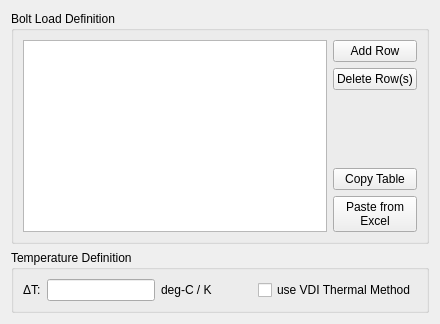
      <widget class="QWidget" name="tabLoads">
       <attribute name="title">
        <string>Loads</string>
       </attribute>
       <layout class="QVBoxLayout" name="verticalLayout_5">
        <item>
         <widget class="QGroupBox" name="groupBox_5">
          <property name="title">
           <string>Bolt Load Definition</string>
          </property>
          <layout class="QGridLayout" name="gridLayout_8">
           <item row="0" column="0">
            <widget class="QTableWidget" name="loadsTable">
             <property name="contextMenuPolicy">
              <enum>Qt::CustomContextMenu</enum>
             </property>
            </widget>
           </item>
           <item row="0" column="1">
            <layout class="QVBoxLayout" name="verticalLayout_9">
             <item>
              <widget class="QPushButton" name="addRowButton">
               <property name="text">
                <string>Add Row</string>
               </property>
              </widget>
             </item>
             <item>
              <widget class="QPushButton" name="deleteRowButton">
               <property name="text">
                <string>Delete Row(s)</string>
               </property>
              </widget>
             </item>
             <item>
              <spacer name="verticalSpacer_7">
               <property name="orientation">
                <enum>Qt::Vertical</enum>
               </property>
               <property name="sizeHint" stdset="0">
                <size>
                 <width>20</width>
                 <height>40</height>
                </size>
               </property>
              </spacer>
             </item>
             <item>
              <widget class="QPushButton" name="copyLoadsTable">
               <property name="text">
                <string>Copy Table</string>
               </property>
              </widget>
             </item>
             <item>
              <widget class="QPushButton" name="pasteLoadsExcel">
               <property name="text">
                <string>Paste from
Excel</string>
               </property>
              </widget>
             </item>
            </layout>
           </item>
          </layout>
         </widget>
        </item>
        <item>
         <widget class="QGroupBox" name="groupBox_6">
          <property name="sizePolicy">
           <sizepolicy hsizetype="Preferred" vsizetype="Maximum">
            <horstretch>0</horstretch>
            <verstretch>0</verstretch>
           </sizepolicy>
          </property>
          <property name="title">
           <string>Temperature Definition</string>
          </property>
          <layout class="QGridLayout" name="gridLayout_3">
           <item row="0" column="0">
            <widget class="QLabel" name="label_33">
             <property name="text">
              <string>&lt;p&gt;&amp;Delta;T:&lt;/p&gt;</string>
             </property>
            </widget>
           </item>
           <item row="0" column="1">
            <widget class="QLineEdit" name="deltaT"/>
           </item>
           <item row="0" column="2">
            <widget class="QLabel" name="label_34">
             <property name="text">
              <string>deg-C / K</string>
             </property>
            </widget>
           </item>
           <item row="0" column="3">
            <spacer name="horizontalSpacer_2">
             <property name="orientation">
              <enum>Qt::Horizontal</enum>
             </property>
             <property name="sizeHint" stdset="0">
              <size>
               <width>40</width>
               <height>20</height>
              </size>
             </property>
            </spacer>
           </item>
           <item row="0" column="4">
            <widget class="QCheckBox" name="checkBoxVdiThermal">
             <property name="text">
              <string>use VDI Thermal Method</string>
             </property>
            </widget>
           </item>
          </layout>
         </widget>
        </item>
       </layout>
      </widget>
